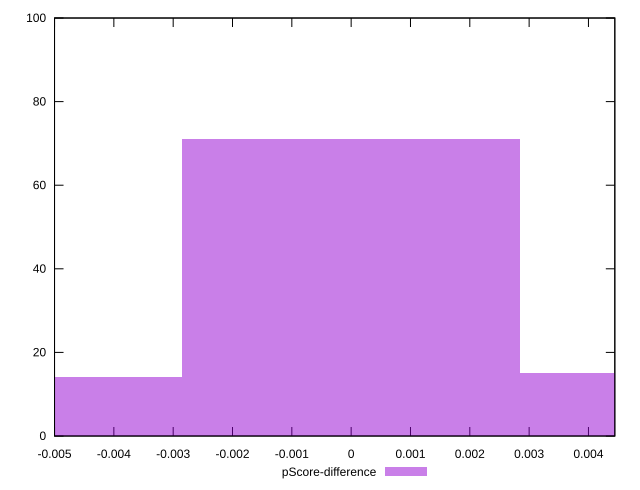

Write the gnuplot code that produced this figure.
reset

$pScoreDifference <<EOF
0.005693790692086325 15
-0.005693790692086325 14
0 71
EOF

set key outside below
set boxwidth 0.005693790692086325
set xrange [-0.0050000000000000044:0.004444444444444473]
set yrange [0:100]
set trange [0:100]
set style fill transparent solid 0.5 noborder
set terminal svg size 640, 490 enhanced background rgb 'white'
set output "report_00019_2021-02-10T18-14-37.922Z//offscreen-images/samples/pages+cached+noadtech/pScore-difference/histogram.svg"

plot $pScoreDifference title "pScore-difference" with boxes

reset
